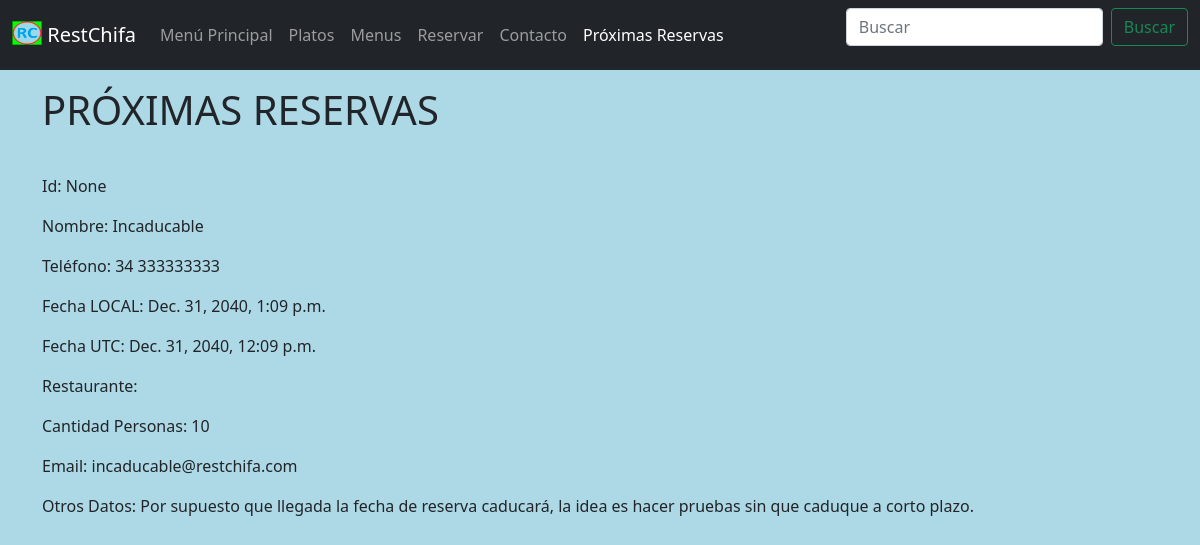
Before: /restChifa/data_reserves with the older database file.
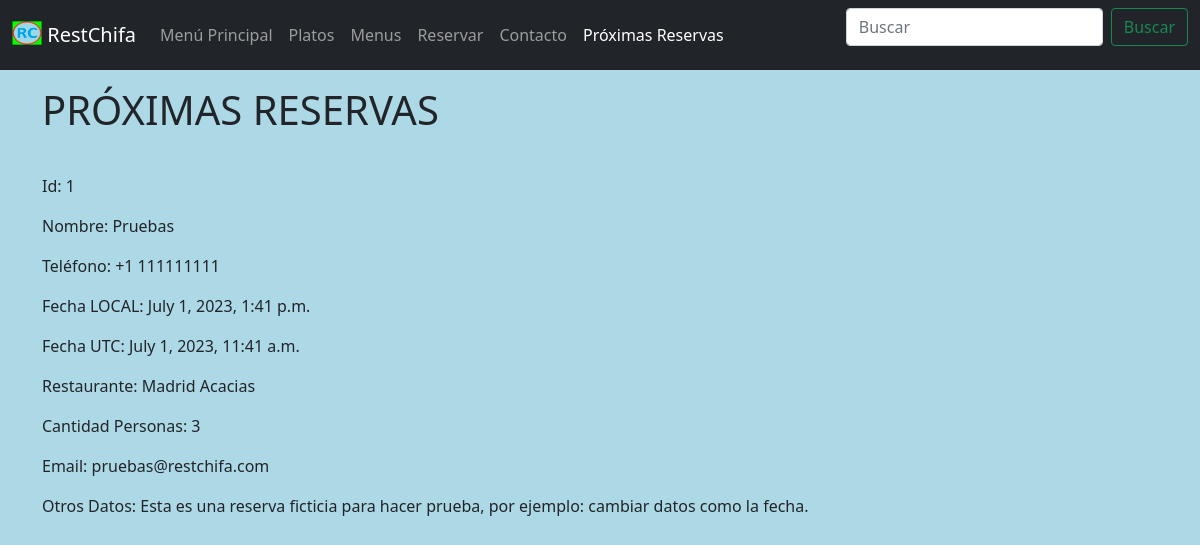
After: the same page with the newer database file.
### restChifa/models.py (models this page shows, shortened)
class Reserve(models.Model):
    pk_id = models.AutoField(primary_key=True)
    name = models.CharField(max_length=200, blank = False, null = False)
    phone = models.CharField(max_length=15, blank = False, null = False)
    date_utc = models.DateTimeField('date reserve UTC')
    fk_restaurant = models.ForeignKey(Restaurant, on_delete=models.CASCADE)
    number_people = models.IntegerField(default=1, blank = False, null = False)
    email = models.CharField(max_length=100, blank=True)
    other = models.CharField(max_length=200, blank=True)
    class Meta:
        verbose_name_plural = "Reserves"

class Restaurant(models.Model):
    pk_name = models.CharField(primary_key=True, max_length=200, blank = False, null = False)
    class Meta:
        verbose_name_plural = "Restaurants"
    def __str__(self):
        return self.pk_name

### restChifa/views.py (the view)
# urls.py: path('data_reserves', views.data_reserves, name='data_reserves')
def data_reserves(request):
    page_object = Common.get_paginator(request, Reserve.objects.filter(date_utc__gte = timezone.now()).order_by('date_utc'), 1)
    user_timezone = settings.TIME_ZONE_USER
    nav_data_reserves_active = "active"
    context = {
        'page_object': page_object,
        'user_timezone': user_timezone,
        "nav_data_reserves_active": nav_data_reserves_active
        }
    return render(request, 'restChifa/data_reserves.html', context)

### restChifa/common.py (called while the page is built)
    def get_paginator(request, model, per_page=settings.PAGINATOR_PER_PAGE): #settings.PAGINATOR_PER_PAGE
        if request is None or model is None:
            return False
        return Paginator(model, per_page).get_page(request.GET.get("page"))

### restChifa/templates/restChifa/data_reserves.html (shortened to what this page needs)
{% include 'restChifa/navegation.html' %}
<div class="container">
    <div class="row my-3">
        <div class="col-sm-12 col-md-12 col-lg-12 col-xl-12">
            <h1>PRÓXIMAS RESERVAS</h1>
        </div>
    </div>
    {% if page_object.object_list %}
        {% load tz %}
        {% for reserve in page_object.object_list %}
            <div class="row">
                <div class="col-sm-12 col-md-12 col-lg-12 col-xl-12">
                    <p>Id: {{ reserve.pk_id }}</p>
                </div>
            </div>
            <div class="row">
                <div class="col-sm-12 col-md-12 col-lg-12 col-xl-12">
                    <p>Nombre: {{ reserve.name }}</p>
                </div>
            </div>
            <div class="row">
                <div class="col-sm-12 col-md-12 col-lg-12 col-xl-12">
                    <p>Teléfono: {{ reserve.phone }}</p>
                </div>
            </div>
            <div class="row">
                <div class="col-sm-12 col-md-12 col-lg-12 col-xl-12">
                    <p>Fecha LOCAL: {{ reserve.date_utc|timezone:user_timezone }}</p>
                </div>
            </div>
            <div class="row">
                <div class="col-sm-12 col-md-12 col-lg-12 col-xl-12">
                    <p>Fecha UTC: {{ reserve.date_utc }}</p>
                </div>
            </div>
            <div class="row">
                <div class="col-sm-12 col-md-12 col-lg-12 col-xl-12">
                    <p>Restaurante: {{ reserve.fk_restaurant }}</p>
                </div>
            </div>
            <div class="row">
                <div class="col-sm-12 col-md-12 col-lg-12 col-xl-12">
                    <p>Cantidad Personas: {{ reserve.number_people }}</p>
                </div>
            </div>
            <div class="row">
                <div class="col-sm-12 col-md-12 col-lg-12 col-xl-12">
                    <p>Email: {{ reserve.email }}</p>
                </div>
            </div>
            <div class="row">
                <div class="col-sm-12 col-md-12 col-lg-12 col-xl-12">
                    <p>Otros Datos: {{ reserve.other }}</p>
                </div>
            </div>
        {% endfor %}
    {% else %}
        <div class="row">
            <div class="col-sm-12 col-md-12 col-lg-12 col-xl-12">
                <p>No hay próximas reservas.</p>
            </div>
        </div>
    {% endif %}
</div>

Changed rows visible on the page:
removed Reserve: pk_id "None", name "Incaducable", phone "34 333333333", date_utc "Dec. 31, 2040, 1:09 p.m.", date_utc "Dec. 31, 2040, 12:09 p.m.", number_people "10", email "incaducable@restchifa.com", other "Por supuesto que llegada la fecha de reserva caducará, la idea es hacer pruebas sin que caduque a corto plazo."
added Reserve: pk_id "1", name "Pruebas", phone "+1 111111111", date_utc "July 1, 2023, 1:41 p.m.", date_utc "July 1, 2023, 11:41 a.m.", fk_restaurant "Madrid Acacias", number_people "3", email "pruebas@restchifa.com", other "Esta es una reserva ficticia para hacer prueba, por ejemplo: cambiar datos como la fecha."
